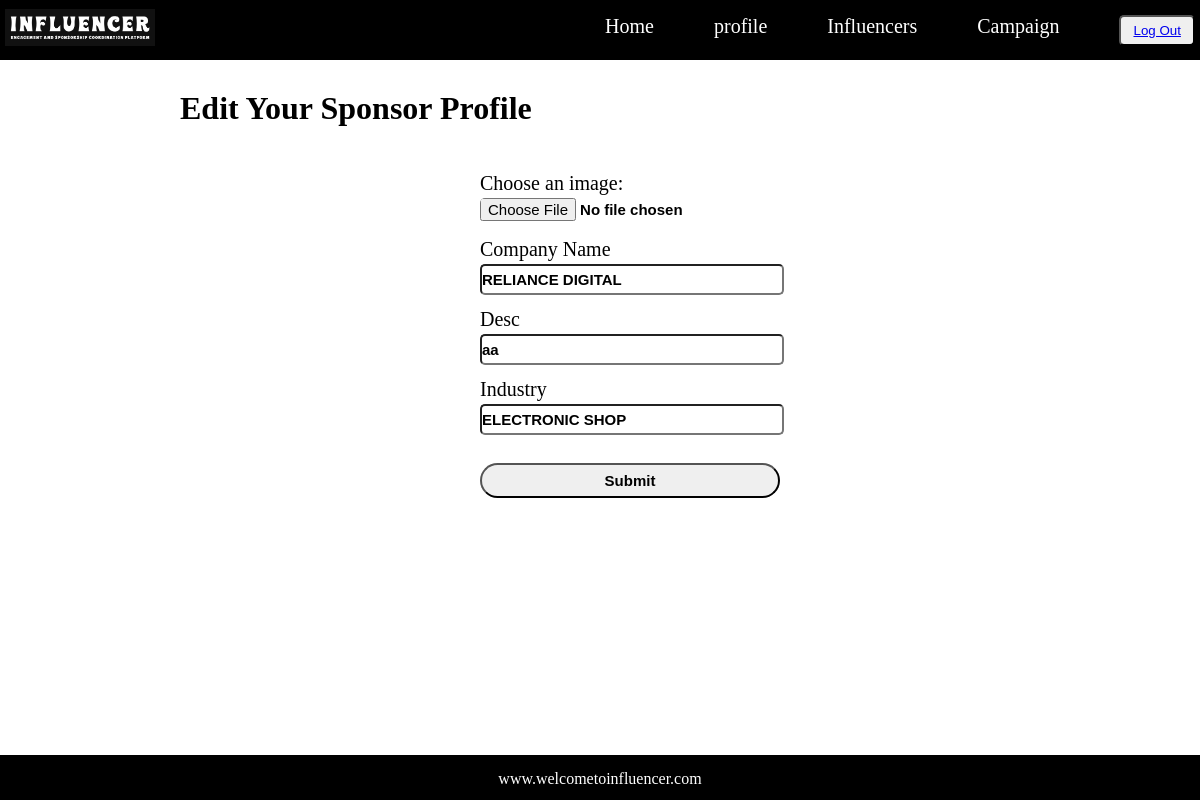
The app's page /edit_sponsor/1 (signed in) with its own data.
### model.py (models this page shows)
class Sponsors(db.Model):
    sponsor_id = db.Column(db.Integer(),primary_key=True)
    user_id = db.Column(db.Integer(),nullable=False)
    img = db.Column(db.LargeBinary,nullable=False)
    company_name = db.Column(db.String(),nullable=False)
    desc = db.Column(db.String(),nullable=False)
    industry = db.Column(db.String(),nullable=False)

### controller.py (the view, shortened to what this page needs)
@app.route("/edit_sponsor/<int:id>",methods=["GET", "POST"])
def edit_sponsor(id):
        if "username" in session:
            user=Register.query.filter_by(username=session['username']).first()
            if user.role=='sponsor':
                if request.method=='GET':
                    sponsor=Sponsors.query.filter_by(sponsor_id=id).first()
                    return render_template('edit_sponsor.html',sponsor=sponsor,role=user.role)
            else:
                return 'Edit Restricted'
        else:
            return redirect ('/login')

### templates/edit_sponsor.html
{% extends 'layout.html' %}
{% block body %}
<div class="sponsor-form">
    <h1>Edit Your Sponsor Profile</h1>
    <form action="/edit_sponsor/{{sponsor.sponsor_id}}" method="post" enctype="multipart/form-data">
        <div class="spon-form">
            <div class="spon-form-list">
                <label for="img">Choose an image:</label>
                <input type="file" id="img" value="{{sponsor.img}}"   name="img">
            </div>
            <div class="spon-form-list">
                <label for="company_name">Company Name</label>
                <input type="text" id="company_name" value="{{sponsor.company_name}}" name="company_name" required>
            </div>
            <div class="spon-form-list">
                <label for="desc">Desc</label>
                <input type="text" id="desc" value="{{sponsor.desc}}" name="desc" required>
            </div>
            <div class="spon-form-list">
                <label for="industry">Industry</label>
                <input type="text" id="industry" value="{{sponsor.industry}}" name="industry" required>
            </div>
            <input class="sponsor-form-btn" type="submit" value="Submit">
        </div>
    </form>
</div>
{% endblock %}

### static/utilits.css (style rules this page uses)
* { margin: 0; padding: 0; }
.sponsor-form { min-height: 80vh; max-width: 70vw; margin: auto; padding-top: 30px; }
.spon-form { width: 20vw; margin: auto; height: 20vh; display: flex; flex-direction: column; gap: 8px; margin-top: 40px; }
.spon-form-list { display: flex; flex-direction: column; gap: 3px; }
.spon-form-list label { font-size: 20px; padding-top: 5px; }
.spon-form-list input { height: 27px; width: 25vw; border-radius: 5px; font-weight: 550; font-size: 15px; }
.sponsor-form-btn { padding: 7px 0px; width: 25vw; font-size: 15px; font-weight: bold; margin-top: 20px; border-radius: 20px; cursor: pointer; }

### records on screen
Sponsors: company_name "RELIANCE DIGITAL", desc "aa", industry "ELECTRONIC SHOP"
